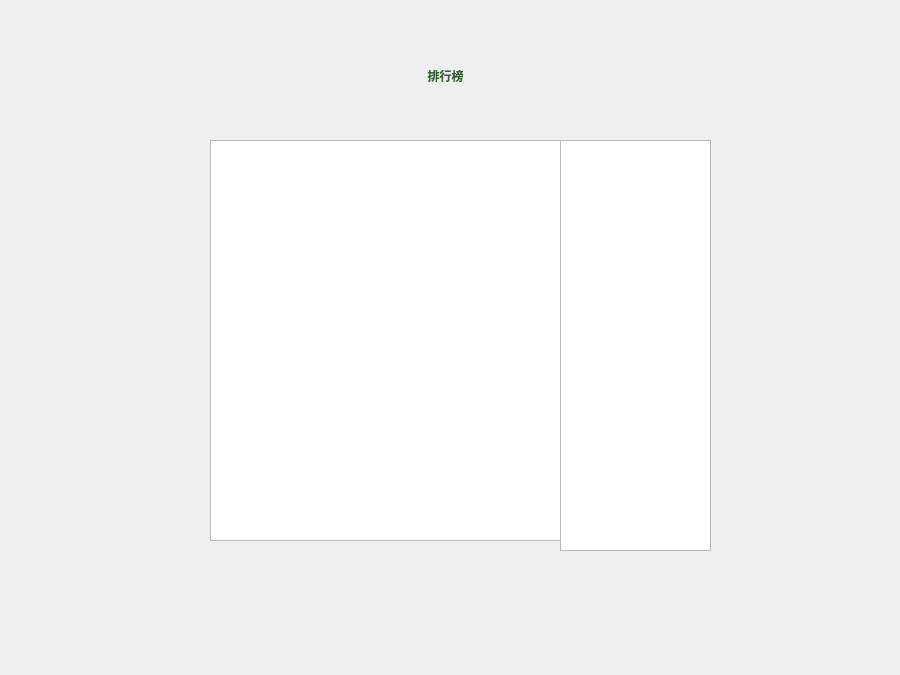
<?xml version="1.0" encoding="UTF-8"?>
<ui version="4.0">
 <class>RankWindow</class>
 <widget class="QMainWindow" name="RankWindow">
  <property name="geometry">
   <rect>
    <x>0</x>
    <y>0</y>
    <width>900</width>
    <height>675</height>
   </rect>
  </property>
  <property name="windowTitle">
   <string>MainWindow</string>
  </property>
  <widget class="QWidget" name="rankpic">
   <property name="styleSheet">
    <string notr="true">#rankpic{border-image:url(:/gui/rankwindow/bk.jpg)}</string>
   </property>
   <widget class="QPushButton" name="btnReturn">
    <property name="geometry">
     <rect>
      <x>710</x>
      <y>70</y>
      <width>40</width>
      <height>40</height>
     </rect>
    </property>
    <property name="styleSheet">
     <string notr="true">QPushButton#btnReturn {
    border: none;
    }

QPushButton#btnReturn:hover {
	icon: url(:/gui/aboutWindow/2-.png);
}</string>
    </property>
    <property name="text">
     <string/>
    </property>
    <property name="icon">
     <iconset resource="../../resource/resource.qrc">
      <normaloff>:/gui/aboutWindow/2.png</normaloff>:/gui/aboutWindow/2.png</iconset>
    </property>
    <property name="iconSize">
     <size>
      <width>40</width>
      <height>40</height>
     </size>
    </property>
   </widget>
   <widget class="QLabel" name="label">
    <property name="geometry">
     <rect>
      <x>400</x>
      <y>60</y>
      <width>91</width>
      <height>31</height>
     </rect>
    </property>
    <property name="styleSheet">
     <string notr="true">font: 15pt &quot;楷体&quot;;
font-weight: bold; 
color:rgb(46, 99, 45)</string>
    </property>
    <property name="text">
     <string>排行榜</string>
    </property>
    <property name="alignment">
     <set>Qt::AlignmentFlag::AlignCenter</set>
    </property>
   </widget>
   <widget class="QListWidget" name="listWidget">
    <property name="geometry">
     <rect>
      <x>210</x>
      <y>140</y>
      <width>351</width>
      <height>401</height>
     </rect>
    </property>
    <property name="styleSheet">
     <string notr="true">#listWidget{
	border-image:url(:/gui/modeselectionWindow/bk.png)
}
QListWidget::item {
    border-radius: 10px; /* 圆角效果 */
    /*padding: 12px;*/
    margin-bottom: 5px;
 color: rgb(152, 122, 93);  
    background-color:  transparent;
border: none; /* 确保没有边框 */
    outline: none; /* 确保没有外框 */
}
QListWidget::item:selected {
    background-color: transparent;  /* 无背景色 */
    color: rgb(152, 122, 93);  /* 保持文本颜色 */
    border: none;  /* 去除边框 */
	outline: none; /* 确保没有外框 */
}</string>
    </property>
   </widget>
   <widget class="QListWidget" name="listWidget_2">
    <property name="geometry">
     <rect>
      <x>560</x>
      <y>140</y>
      <width>151</width>
      <height>411</height>
     </rect>
    </property>
    <property name="styleSheet">
     <string notr="true">#listWidget_2{
	border-image:url(:/gui/modeselectionWindow/bk.png)
}
QListWidget::item {
    border-radius: 10px; /* 圆角效果 */
    /*padding: 12px;*/
    margin-bottom: 5px;
    color: rgb(152, 122, 93);
    background-color:  transparent;
border: none; /* 确保没有边框 */
    outline: none; /* 确保没有外框 */
}
QListWidget::item:selected {
    background-color: transparent;  /* 无背景色 */
        color: rgb(152, 122, 93); /* 保持文本颜色 */
    border: none;  /* 去除边框 */
	outline: none; /* 确保没有外框 */
}</string>
    </property>
   </widget>
  </widget>
 </widget>
 <resources>
  <include location="../../resource/resource.qrc"/>
 </resources>
 <connections/>
</ui>
